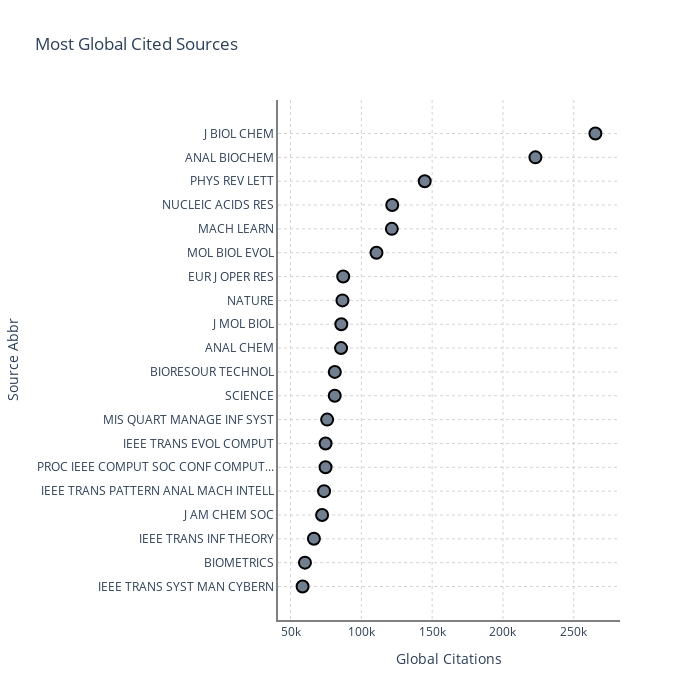

Notebook code cell kept with this figure:
### Markdown cell above
Revistas más citadas globalmente
---

### Code cell
from techminer2 import bibliometrix

bibliometrix.sources.most_global_cited_sources(
    directory="../../data/",
    topics_length=20,
    plot="cleveland",
    database="references",
).update_layout(
    width=700,
    height=700,
)

### Figure 1 — Plotly figure (JSON) as saved in the notebook; plotly's stock layout.template omitted (floating-point values rounded to 4 significant figures)
{"data": [{"customdata": [[8, 3, 33158, 0], [7, 5, 31844, 0], [33, 23, 4386, 0], [8, 8, 15226, 1], [6, 8, 20256, 1], [3, 4, 36897, 1], [232, 208, 375, 0], [26, 18, 3333, 0], [8, 5, 10733, 0], [17, 18, 5040, 1], [246, 201, 330, 0], [32, 19, 2538, 0], [11, 12, 6896, 1], [17, 16, 4397, 0], [14, 12, 5338, 0], [39, 27, 1889, 0], [28, 53, 2582, 1], [16, 19, 4157, 1], [9, 7, 6687, 0], [11, 12, 5321, 1]], "hovertemplate": "Global Citations=%{marker.size}<br>Source Abbr=%{y}<br>OCC=%{customdata[0]}<br>Local Citations=%{customdata[1]}<br>Global Citations Per Document=%{customdata[2]}<br>Local Citations Per Document=%{customdata[3]}<extra></extra>", "legendgroup": "", "marker": {"color": "slategray", "line": {"color": "black", "width": 2}, "size": 12, "sizemode": "area", "sizeref": 663.2, "symbol": "circle"}, "mode": "markers", "name": "", "orientation": "h", "showlegend": false, "type": "scatter", "x": [265269, 222912, 144757, 121809, 121537, 110692, 87200, 86681, 85869, 85692, 81275, 81229, 75861, 74758, 74737, 73686, 72303, 66518, 60190, 58533], "xaxis": "x", "y": ["J BIOL CHEM", "ANAL BIOCHEM", "PHYS REV LETT", "NUCLEIC ACIDS RES", "MACH LEARN", "MOL BIOL EVOL", "EUR J OPER RES", "NATURE", "J MOL BIOL", "ANAL CHEM", "BIORESOUR TECHNOL", "SCIENCE", "MIS QUART MANAGE INF SYST", "IEEE TRANS EVOL COMPUT", "PROC IEEE COMPUT SOC CONF COMPUT...", "IEEE TRANS PATTERN ANAL MACH INTELL", "J AM CHEM SOC", "IEEE TRANS INF THEORY", "BIOMETRICS", "IEEE TRANS SYST MAN CYBERN"], "yaxis": "y"}], "layout": {"height": 700, "legend": {"itemsizing": "constant", "tracegroupgap": 0}, "paper_bgcolor": "white", "plot_bgcolor": "white", "title": {"text": "Most Global Cited Sources"}, "width": 700, "xaxis": {"anchor": "y", "autorange": true, "domain": [0, 1], "gridcolor": "lightgray", "griddash": "dot", "linecolor": "gray", "linewidth": 2, "range": [40800.0, 283000.0], "title": {"text": "Global Citations"}, "type": "linear"}, "yaxis": {"anchor": "x", "autorange": true, "domain": [0, 1], "gridcolor": "lightgray", "griddash": "dot", "linecolor": "gray", "linewidth": 2, "range": [20.41, -1.405], "title": {"text": "Source Abbr"}, "type": "category"}}}
